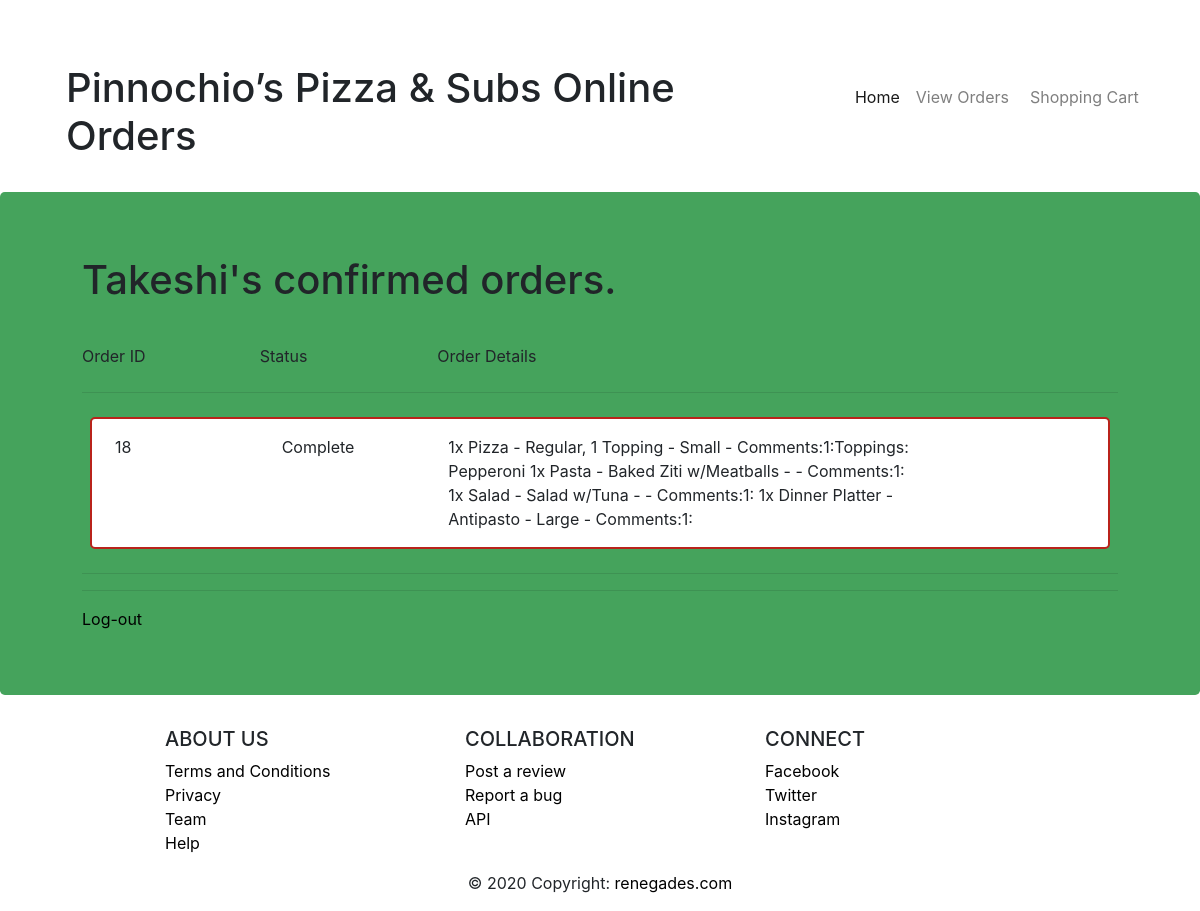
The app's page /orders (signed in) with its own data.
### orders/models.py (models this page shows, shortened)
class ShoppingCart2(models.Model):
      user = models.ForeignKey(User, on_delete=models.CASCADE)
      items = models.ManyToManyField(Product, through="Quantity2")
      status = models.CharField(max_length=64, default='Active')
      def order_details(self):
        return "\n".join([(str(self.quantity2_set.get(product=p).quantity) + "x " +
                        p.name + " - " + p.size + " - Comments:" +
                        str(self.quantity2_set.get(product=p).comments)) for p in self.items.all()])

class Product(models.Model):
    name = models.CharField(max_length=64)
    size = models.CharField(max_length=64, blank=True)
    price = models.FloatField()

class Quantity2(models.Model):
      product = models.ForeignKey(Product, on_delete=models.CASCADE)
      shoppingCart = models.ForeignKey(ShoppingCart2, on_delete=models.CASCADE)
      quantity = models.IntegerField()
      comments = models.CharField(max_length=100, default='')

### orders/views.py (the view)
# urls.py: path("orders", views.orders, name="orders"),
def orders(request):
    if not request.user.is_authenticated:
        return render(request, "orders/login.html", {"message": None})
    user_id = request.user
    carts = ShoppingCart2.objects.filter(user=user_id).exclude(status = "Active")
    cart = getUserCart(user_id)
    items = cart.items.all()
    count = 0
    total = 0
    for item in items:
        quantity = cart.quantity2_set.get(product=item).quantity
        item.quantity = quantity
        item.totalPriceItem = item.price * quantity
        total += item.totalPriceItem
        count += quantity
    context = {
        "user": request.user,
        "badge": count,
        "carts": carts
    }
    return render(request, "orders/orders.html", context)

### orders/views.py (called while the page is built)
def getUserCart(user_id):
    cart = ShoppingCart2.objects.filter(status = "Active").get(user__exact = user_id)
    return cart

### orders/templates/orders/orders.html (shortened to what this page needs)
{% extends "orders/layout.html" %}
{% block body %}
<h1>{{ user.first_name }}'s confirmed orders.</h1>
<div>
    <br>
    <div class="row">
        <div class="col-sm-2 my-2">
            Order ID
        </div>
        <div class="col-sm-2 my-2">
            Status
        </div>
        <div class="col-sm-6 my-2">
            Order Details
        </div>
    </div>
    <hr>
    <ul>
        {% for cart in carts %}
            <li id="{{ cart.id }}" class="row my-4 mx-2 p-2 menu-item">
                <div class="col-sm-2 my-2">
                    {{ cart.id }}
                </div>
                <div class="col-sm-2 my-2">
                    {{ cart.status }}
                </div>
                <div class="col-sm-6 my-2">
                    {{ cart.order_details }}
                </div>
            </li>
        {% endfor %}
        <hr>
    </ul>
</div>
<hr>
<a href="{% url 'logout' %}">Log-out</a>
{% endblock %}

### static/orders/styles.css (style rules this page uses)
a { color: black; }
ul { margin: 0; padding:0 }
.menu-item { border: 2px solid rgb(185, 35, 27); border-radius: 5px; background: white; }

### records on screen
ShoppingCart2: id "18", status "Complete", order_details "1x Pizza - Regular, 1 Topping - Small - Comments:1:Toppings: Pepperoni 1x Pasta - Baked Ziti w/Meatballs - - Comments:1: 1x Salad - Salad w/Tuna - - Comments:1: 1x Dinner Platter - Antipasto - Large - Comments:1:"

### other values on screen
{{ user.first_name }} "Takeshi"
